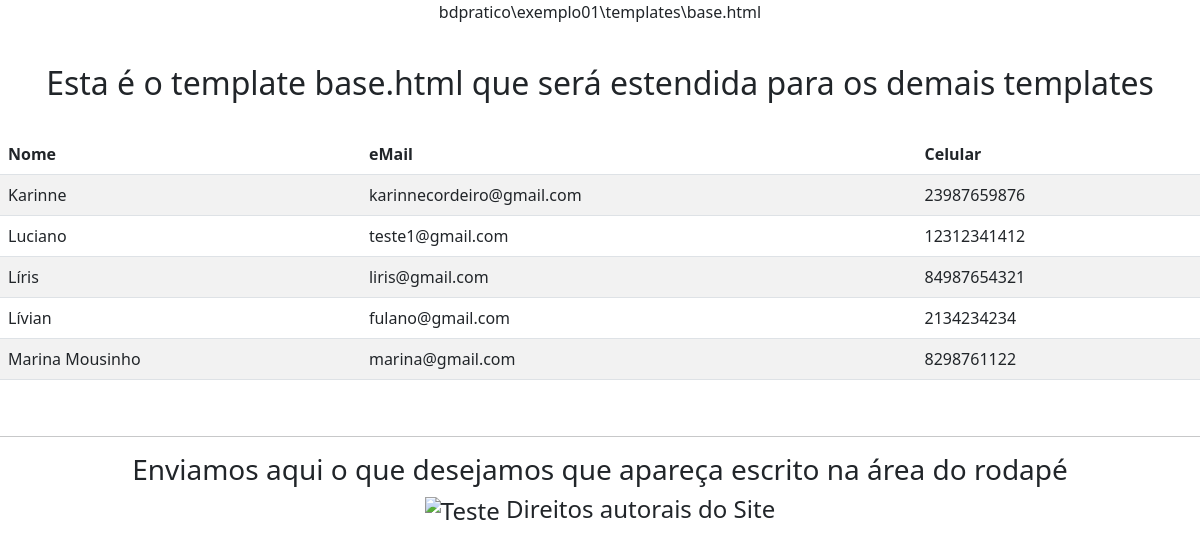
The page /pagina8 on the database as committed earlier.
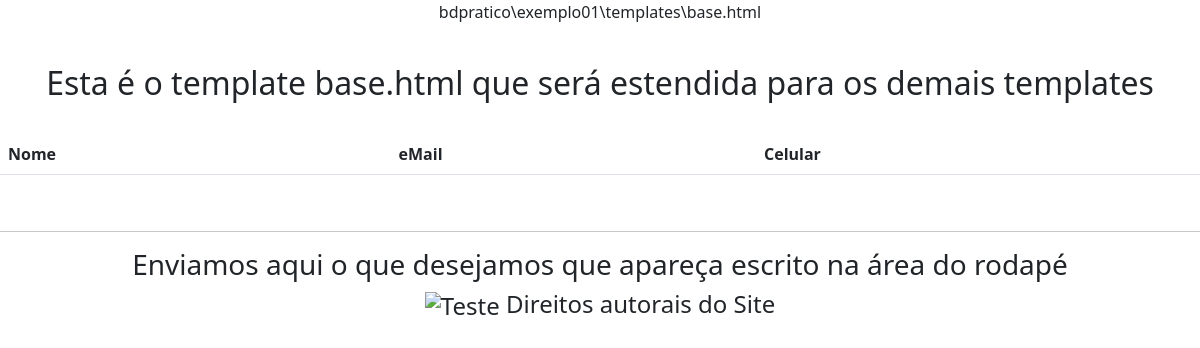
The same page on the database as committed later.
### exemplo01/models.py (models this page shows, shortened)
class Pessoa(models.Model):
    nome = models.CharField(max_length=50, null=False, blank=False, verbose_name='Nome')
    email = models.CharField(max_length=50, null=False, blank=False, verbose_name='eMail')
    celular = models.CharField(max_length=20, null=True, blank=True, verbose_name='celular')
    funcao = models.CharField(max_length=30, null=True, blank=True, verbose_name='Funcao')
    nascimento = models.DateField(null=True, blank=True, verbose_name='Nascimento')
    ativo = models.BooleanField(default=True, verbose_name='Ativo')
    class Meta:
        ordering = ['nome', 'funcao']

### exemplo01/views.py (the view)
# urls.py: path('pagina8', views.pagina8, name='pagina8_alias'),
def pagina8(request):
    dicionario = {}
    registros = Pessoa.objects.all()
    dicionario['pessoas'] = registros
    return render(request, 'exemplo01/listar_pessoas.html', dicionario)

### exemplo01/templates/exemplo01/listar_pessoas.html (shortened to what this page needs)
{% extends 'base.html' %}
{% block corpo %}
<table class="table table-striped table-hover">
    <thead>
        <tr>
            <th>Nome</th>
            <th>eMail</th>
            <th>Celular</th>
        </tr>
    </thead>
    <tbody>
        {% for regs in pessoas %}
        <tr>
            <td>{{ regs.nome }}</td>
            <td>{{ regs.email }}</td>
            <td>{{ regs.celular }}</td>
        </tr>
        {% endfor %}
    </tbody>
</table>
{% endblock %}
{% block rodape %}Enviamos aqui o que desejamos que apareça escrito na área do rodapé{% endblock %}

Rows that differ between the two databases and show on the page:
removed Pessoa: nome "Karinne", email "karinnecordeiro@gmail.com", celular "23987659876"
removed Pessoa: nome "Luciano", email "teste1@gmail.com", celular "12312341412"
removed Pessoa: nome "Líris", email "liris@gmail.com", celular "84987654321"
removed Pessoa: nome "Lívian", email "fulano@gmail.com", celular "2134234234"
removed Pessoa: nome "Marina Mousinho", email "marina@gmail.com", celular "8298761122"
